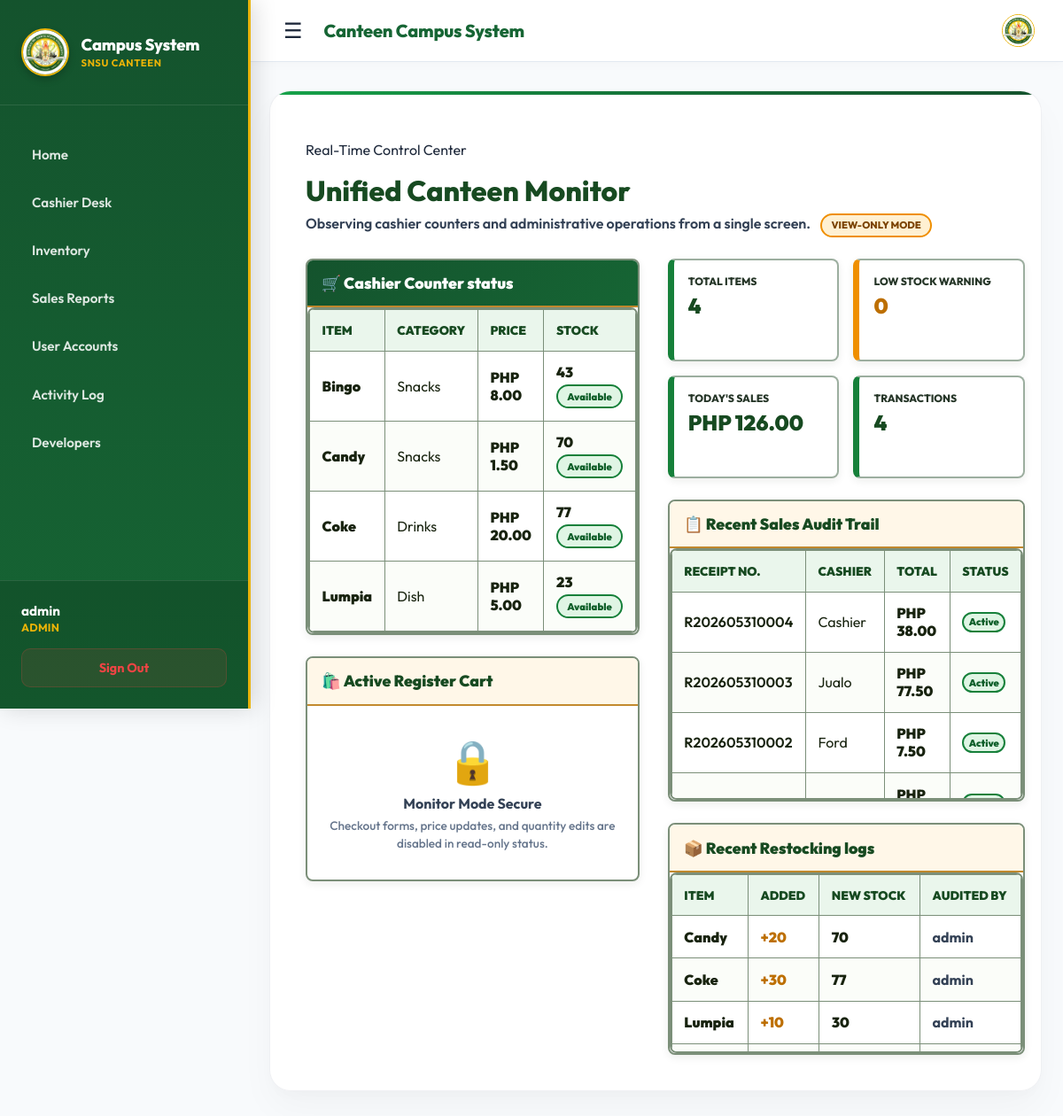
Page /cashier/monitor/ (signed in) on the committed database.
### inventory/models.py (models this page shows, shortened)
class InventoryItem(models.Model):
	item_name = models.CharField(max_length=100)
	category = models.CharField(max_length=50)
	unit_price = models.DecimalField(max_digits=8, decimal_places=2)
	quantity_in_stock = models.PositiveIntegerField()
	minimum_stock_level = models.PositiveIntegerField()
	status = models.CharField(max_length=20, choices=STATUS_CHOICES, default="Available")

class RestockHistory(models.Model):
	inventory_item = models.ForeignKey(
		InventoryItem,
		on_delete=models.CASCADE,
		related_name="restock_history",
	)
	quantity_added = models.PositiveIntegerField()
	previous_quantity = models.PositiveIntegerField()
	new_quantity = models.PositiveIntegerField()
	restocked_by = models.ForeignKey(
		settings.AUTH_USER_MODEL,
		on_delete=models.SET_NULL,
		null=True,
		blank=True,
	)
	note = models.CharField(max_length=255, blank=True)
	created_at = models.DateTimeField(auto_now_add=True)
	class Meta:
		ordering = ["-created_at"]
		verbose_name_plural = "Restock history"

### cashier/models.py (models this page shows, shortened)
class Receipt(models.Model):
    sale = models.OneToOneField(Sale, on_delete=models.CASCADE, related_name='receipt')
    receipt_number = models.CharField(max_length=20, unique=True)
    cashier_name = models.CharField(max_length=100, default='Cashier')
    payment_method = models.CharField(max_length=50, default='Cash')
    cash_received = models.DecimalField(max_digits=10, decimal_places=2, default=0)
    change_amount = models.DecimalField(max_digits=10, decimal_places=2, default=0)
    created_at = models.DateTimeField(auto_now_add=True)

class Sale(models.Model):
    created_at = models.DateTimeField(auto_now_add=True)
    total_amount = models.DecimalField(max_digits=10, decimal_places=2)
    is_voided = models.BooleanField(default=False)
    void_reason = models.CharField(max_length=255, blank=True)
    voided_at = models.DateTimeField(null=True, blank=True)
    voided_by = models.ForeignKey(
        settings.AUTH_USER_MODEL,
        on_delete=models.SET_NULL,
        null=True,
        blank=True,
        related_name='voided_sales',
    )
    shift = models.ForeignKey(
        CashierShift,
        on_delete=models.SET_NULL,
        null=True,
        blank=True,
        related_name='sales',
    )

### cashier/views.py (the view)
# urls.py: path('monitor/', views.monitor_dashboard, name='monitor_dashboard'),
@login_required
def monitor_dashboard(request):
    role = 'cashier'
    if hasattr(request.user, 'profile'):
        role = request.user.profile.role
    if role == 'cashier' and not (request.user.is_staff or request.user.is_superuser):
        messages.error(request, "Permission Denied: Cashiers cannot access the Monitor Desk.")
        return redirect('cashier')
    items = InventoryItem.objects.all().order_by('item_name')
    from inventory.models import RestockHistory
    total_items = InventoryItem.objects.count()
    low_stock_count = InventoryItem.objects.filter(
        quantity_in_stock__lte=F('minimum_stock_level'),
        quantity_in_stock__gt=0
    ).count()
    out_of_stock_count = InventoryItem.objects.filter(quantity_in_stock=0).count()
    today = now().date()
    today_sales = Sale.objects.filter(created_at__date=today, is_voided=False)
    today_revenue = today_sales.aggregate(Sum('total_amount'))['total_amount__sum'] or Decimal('0.00')
    transaction_count = today_sales.count()
    recent_receipts = Receipt.objects.select_related('sale').order_by('-created_at')[:10]
    recent_restocks = RestockHistory.objects.select_related('inventory_item').order_by('-created_at')[:5]
    return render(request, 'report/monitor_dashboard.html', {
        'items': items,
        'total_items': total_items,
        'low_stock_count': low_stock_count,
        'out_of_stock_count': out_of_stock_count,
        'today_revenue': today_revenue,
        'transaction_count': transaction_count,
        'recent_receipts': recent_receipts,
        'recent_restocks': recent_restocks,
        'report_date': today,
    })

### templates/report/monitor_dashboard.html (shortened to what this page needs)
{% extends 'base.html' %}
{% block content %}
<div class="monitor-page">
    <div class="inventory-header">
        <div>
            <p class="eyebrow">Real-Time Control Center</p>
            <h2 class="inventory-title">Unified Canteen Monitor</h2>
            <p class="inventory-subtitle">Observing cashier counters and administrative operations from a single screen. <span class="badge badge-low" style="margin-left: 8px; text-transform: uppercase; font-size: 0.7rem; font-weight: 800;">View-Only Mode</span></p>
        </div>
    </div>
    <div class="monitor-grid">
        <div class="monitor-column cashier-column">
            <div class="panel">
                <div class="panel-header" style="background: linear-gradient(135deg, #14532d 0%, #166534 100%); color: #ffffff;">
                    <h3 class="panel-title" style="color: #ffffff;">🛒 Cashier Counter status</h3>
                </div>
                <div class="inventory-table-wrap" style="max-height: 480px; overflow-y: auto;">
                    <table class="inventory-table">
                        <thead>
                            <tr>
                                <th>Item</th>
                                <th>Category</th>
                                <th>Price</th>
                                <th>Stock</th>
                            </tr>
                        </thead>
                        <tbody>
                            {% for item in items %}
                            <tr {% if item.quantity_in_stock == 0 %}class="out-stock-row"{% elif item.quantity_in_stock <= item.minimum_stock_level %}class="low-stock-row"{% endif %}>
                                <td class="item-name">{{ item.item_name }}</td>
                                <td>{{ item.category }}</td>
                                <td class="strong-value">PHP {{ item.unit_price }}</td>
                                <td>
                                    <strong class="stock-count">{{ item.quantity_in_stock }}</strong>
                                    {% if item.quantity_in_stock == 0 %}
                                        <span class="badge badge-out" style="display: block; margin-top: 4px; font-size: 0.7rem;">Out</span>
                                    {% elif item.quantity_in_stock <= item.minimum_stock_level %}
                                        <span class="badge badge-low" style="display: block; margin-top: 4px; font-size: 0.7rem;">Low</span>
                                    {% else %}
                                        <span class="badge badge-ok" style="display: block; margin-top: 4px; font-size: 0.7rem;">Available</span>
                                    {% endif %}
                                </td>
                            </tr>
                            {% empty %}
                            <tr><td colspan="4" class="empty-state">No counter items available.</td></tr>
                            {% endfor %}
                        </tbody>
                    </table>
                </div>
            </div>
            <div class="panel" style="margin-top: 1.5rem;">
                <div class="panel-header">
                    <h3 class="panel-title">🛍️ Active Register Cart</h3>
                </div>
                <div style="padding: 2rem 1.5rem; text-align: center; color: #64748b;">
                    <div style="font-size: 3rem; margin-bottom: 0.5rem;">🔒</div>
                    <strong style="color: #334155; font-size: 1rem; display: block; margin-bottom: 0.25rem;">Monitor Mode Secure</strong>
                    <span style="font-size: 0.85rem; font-weight: 500;">Checkout forms, price updates, and quantity edits are disabled in read-only status.</span>
                </div>
            </div>
        </div>
        <div class="monitor-column admin-column">
            <div class="summary-grid" style="grid-template-columns: repeat(2, 1fr); gap: 1rem; margin-bottom: 1.5rem;">
                <div class="summary-card" style="min-height: 80px; padding: 1rem;">
                    <div class="summary-label" style="font-size: 0.75rem;">Total Items</div>
                    <div class="summary-value" style="font-size: 1.5rem;">{{ total_items }}</div>
                </div>
                <div class="summary-card warning" style="min-height: 80px; padding: 1rem;">
                    <div class="summary-label" style="font-size: 0.75rem;">Low Stock Warning</div>
                    <div class="summary-value warning" style="font-size: 1.5rem;">{{ low_stock_count }}</div>
                </div>
                <div class="summary-card" style="min-height: 80px; padding: 1rem;">
                    <div class="summary-label" style="font-size: 0.75rem;">Today's Sales</div>
                    <div class="summary-value" style="font-size: 1.5rem;">PHP {{ today_revenue|floatformat:2 }}</div>
                </div>
                <div class="summary-card" style="min-height: 80px; padding: 1rem;">
                    <div class="summary-label" style="font-size: 0.75rem;">Transactions</div>
                    <div class="summary-value" style="font-size: 1.5rem;">{{ transaction_count }}</div>
                </div>
            </div>
            <div class="panel">
                <div class="panel-header">
                    <h3 class="panel-title">📋 Recent Sales Audit Trail</h3>
                </div>
                <div class="inventory-table-wrap" style="max-height: 280px; overflow-y: auto;">
                    <table class="inventory-table">
                        <thead>
                            <tr>
                                <th>Receipt No.</th>
                                <th>Cashier</th>
                                <th>Total</th>
                                <th>Status</th>
                            </tr>
                        </thead>
                        <tbody>
                            {% for r in recent_receipts %}
                            <tr {% if r.sale.is_voided %}style="text-decoration: line-through; opacity: 0.6; background-color: rgba(241, 245, 249, 0.6);"{% endif %}>
                                <td style="font-weight: 600;">{{ r.receipt_number }}</td>
                                <td>{{ r.cashier_name }}</td>
                                <td class="strong-value">PHP {{ r.sale.total_amount|floatformat:2 }}</td>
                                <td>
                                    {% if r.sale.is_voided %}
                                        <span class="badge badge-out" style="font-size: 0.7rem; padding: 0.15rem 0.35rem;">Voided</span>
                                    {% else %}
                                        <span class="badge badge-ok" style="font-size: 0.7rem; padding: 0.15rem 0.35rem;">Active</span>
                                    {% endif %}
                                </td>
                            </tr>
                            {% empty %}
                            <tr><td colspan="4" class="empty-state">No sales audited yet.</td></tr>
                            {% endfor %}
                        </tbody>
                    </table>
                </div>
            </div>
            <div class="panel" style="margin-top: 1.5rem;">
                <div class="panel-header">
                    <h3 class="panel-title">📦 Recent Restocking logs</h3>
                </div>
                <div class="inventory-table-wrap" style="max-height: 200px; overflow-y: auto;">
                    <table class="inventory-table">
                        <thead>
                            <tr>
                                <th>Item</th>
                                <th>Added</th>
                                <th>New Stock</th>
                                <th>Audited By</th>
                            </tr>
                        </thead>
                        <tbody>
                            {% for record in recent_restocks %}
                            <tr>
                                <td class="item-name">{{ record.inventory_item.item_name }}</td>
                                <td class="quantity-added">+{{ record.quantity_added }}</td>
                                <td class="stock-count">{{ record.new_quantity }}</td>
                                <td class="muted">{{ record.restocked_by|default:"System" }}</td>
                            </tr>
                            {% empty %}
                            <tr><td colspan="4" class="empty-state">No restocking events audited.</td></tr>
                            {% endfor %}
                        </tbody>
                    </table>
                </div>
            </div>
        </div>
    </div>
</div>
{% endblock %}

### templates/base.html (shortened to what this page needs)
{% load static %}
<!DOCTYPE html>
<html>
<head>
</head>
<body>
    <div class="app-layout">
        {% if user.is_authenticated %}
        <aside class="app-sidebar" id="appSidebar">
            <div class="sidebar-brand">
                <img src="{% static 'core/images/snsu_logo.jpg' %}" alt="SNSU Logo" class="sidebar-logo">
                <div>
                    <div class="sidebar-brand-name">Campus System</div>
                    <div class="sidebar-brand-tagline">SNSU Canteen</div>
                </div>
            </div>
            <nav class="sidebar-menu">
                <a href="/" class="sidebar-link" id="link-home">
                    Home
                </a>
                {% if user.is_staff or user.is_superuser or user.profile.role == 'admin' %}
                <a href="/cashier/" class="sidebar-link" id="link-cashier">
                    Cashier Desk
                </a>
                <a href="/inventory/" class="sidebar-link" id="link-inventory">
                    Inventory
                </a>
                <a href="/cashier/reports/history/" class="sidebar-link" id="link-reports">
                    Sales Reports
                </a>
                <a href="/accounts/manage/" class="sidebar-link" id="link-users">
                    User Accounts
                </a>
                <a href="/activity/" class="sidebar-link" id="link-activity">
                    Activity Log
                </a>
                {% else %}
                <a href="/cashier/" class="sidebar-link" id="link-cashier">
                    Cashier Desk
                </a>
                {% endif %}
                <a href="/developers/" class="sidebar-link" id="link-developers">
                    Developers
                </a>
            </nav>
            <div class="sidebar-footer">
                <div class="sidebar-user">
                    <span class="sidebar-username">{{ user.username }}</span>
                    <span class="sidebar-role">{% if user.is_staff or user.is_superuser or user.profile.role == 'admin' %}Admin{% elif user.profile.role == 'monitor' %}Monitor{% else %}Cashier{% endif %}</span>
                </div>
                <a href="{% url 'logout' %}" class="sidebar-logout-btn">
                    Sign Out
                </a>
            </div>
        </aside>
        {% endif %}
        <div class="main-layout-container" style="{% if not user.is_authenticated %}margin-left: 0; background: #eef5ef;{% endif %}">
            {% if user.is_authenticated %}
            <header class="app-top-bar screen-only">
                <button type="button" class="sidebar-toggle" onclick="toggleSidebar()">
                    ☰
                </button>
                <div class="top-bar-title">Canteen Campus System</div>
                <img src="{% static 'core/images/snsu_logo.jpg' %}" alt="SNSU Logo" style="width: 35px; height: 35px; border-radius: 50%; object-fit: cover; border: 1.5px solid #eab308; margin-left: auto;">
            </header>
            {% endif %}
            <main style="{% if not user.is_authenticated %}max-width: 500px; padding: 2rem 1.5rem;{% endif %}">
                {% block page_shell_start %}<div class="page-shell">{% endblock %}
                    {% block content %}
                    {% endblock %}
                {% block page_shell_end %}</div>{% endblock %}
            </main>
        </div>
    </div>
</body>
</html>

### rows in the picture
InventoryItem: item_name "Bingo", category "Snacks", unit_price "8.00", quantity_in_stock "43", minimum_stock_level "Available"
InventoryItem: item_name "Candy", category "Snacks", unit_price "1.50", quantity_in_stock "70", minimum_stock_level "Available"
InventoryItem: item_name "Coke", category "Drinks", unit_price "20.00", quantity_in_stock "77", minimum_stock_level "Available"
InventoryItem: item_name "Lumpia", category "Dish", unit_price "5.00", quantity_in_stock "23", minimum_stock_level "Available"
Receipt: receipt_number "R202605310004", cashier_name "Cashier", sale.total_amount "38.00", shows "Active"
Receipt: receipt_number "R202605310003", cashier_name "Jualo", sale.total_amount "77.50", shows "Active"
Receipt: receipt_number "R202605310002", cashier_name "Ford", sale.total_amount "7.50", shows "Active"
RestockHistory: inventory_item.item_name "Candy", quantity_added "20", new_quantity "70", restocked_by "admin"
RestockHistory: inventory_item.item_name "Coke", quantity_added "30", new_quantity "77", restocked_by "admin"
RestockHistory: inventory_item.item_name "Lumpia", quantity_added "10", new_quantity "30", restocked_by "admin"

### other values in the picture
{{ user.username }} "admin"
{{ total_items }} "4"
{{ low_stock_count }} "0"
{{ today_revenue|floatformat:2 }} "126.00"
{{ transaction_count }} "4"
